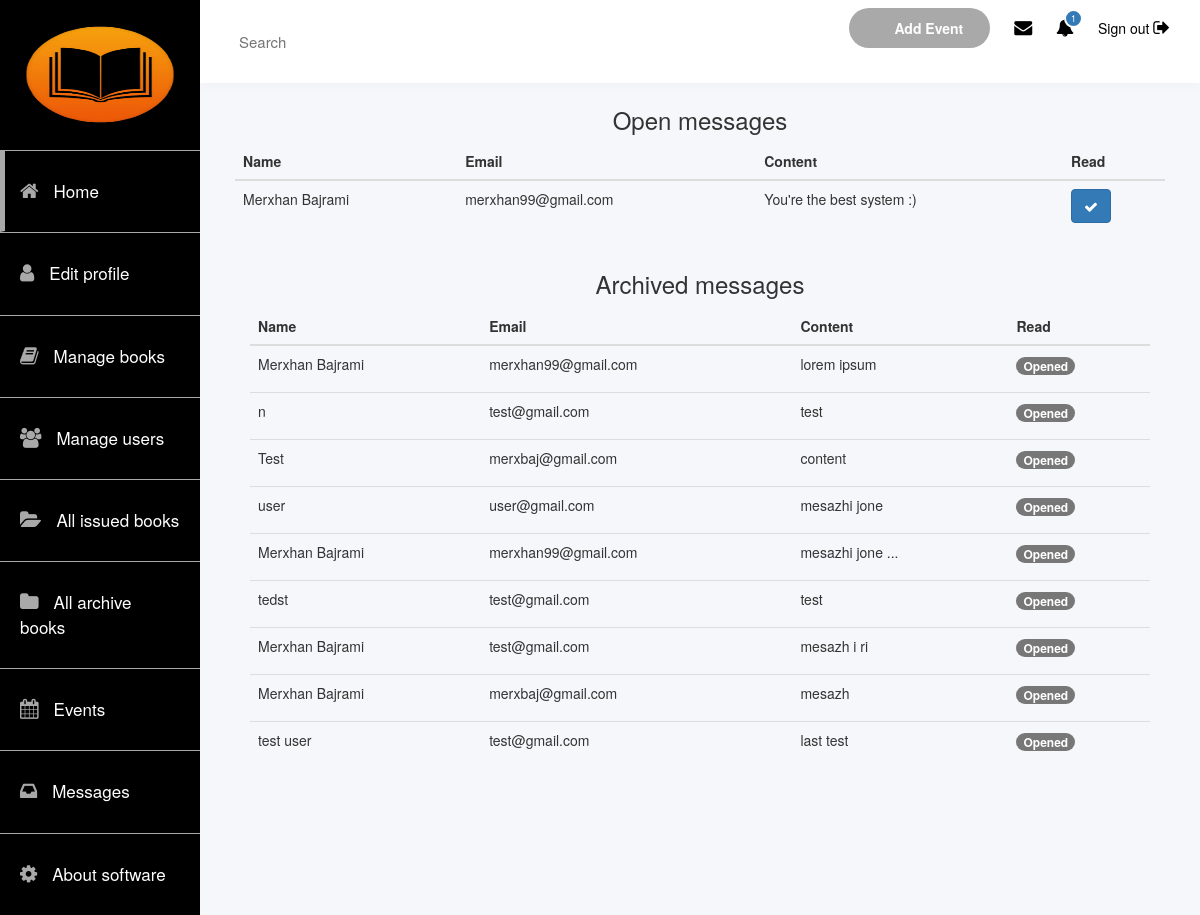
/library/messages/, run on the app's committed database.
### app/models.py (models this page shows, shortened)
class Message(models.Model):
    name = models.CharField(max_length=200)
    email = models.EmailField(max_length=200)
    content = models.CharField(max_length=2000)
    marked = models.BooleanField(default=False)

### app/views.py (the view)
# urls.py: path('messages/', views.message, name="messages"),
def message(request):
    unread = Message.objects.filter(marked=False).all()
    m = Message.objects.filter(marked=False).count()
    all = Message.objects.filter(marked=True).order_by("marked")
    user = User.objects.filter(username=request.session.get('username')).first()
    inbox = alert.objects.filter(user=user, is_read=False)
    context = {
        'unread': unread,
        'all': all,
        'length':m,
        'total_inbox':len(inbox),
    }
    return render(request, 'admin_messages.html', context=context)

### app/templates/admin_messages.html
{% extends 'admin.html' %}
{% block content %}
        <div class="user-dashboard">
                        <div class="row mb-5">
                            {% if unread %}
                            <h3 style="text-align: center;">Open messages</h3>
                            <div class="col-md-12 col-sm-12 col-xs-12 gutter">
                                <table class="table">
                                      <thead class="thead">
                                        <tr>
                                          <th scope="col">Name</th>
                                          <th scope="col">Email</th>
                                          <th scope="col">Content</th>
                                          <th scope="col">Read</th>
                                        </tr>
                                      </thead>
                                      <tbody>
                                      {% for m in unread %}
                                        <tr>
                                          <td>{{m.name}}</td>
                                          <td>{{m.email}}</td>
                                            <td><p >{{m.content}}</p></td>
                                            <td>
                                                {% if not m.marked %}
                                              <a href="{% url 'read_message' m.id %}" class="btn btn-primary">
                                                  <i class="fa fa-check"></i>
                                              </a>
                                              {% else %}
                                                <span class="badge bg-primary">Opened</span>
                                              {% endif %}
                                            </td>
                                        </tr>
                                      {% endfor %}
                                      </tbody>
                                    </table>
                            </div>
                            {% endif %}
                        </div>
                            <h3 style="text-align: center;" class="mt-4">Archived messages</h3>
                            <div class="col-md-12 col-sm-12 col-xs-12 gutter mt-4">
                                <table class="table">
                                      <thead class="thead">
                                        <tr>
                                          <th scope="col">Name</th>
                                          <th scope="col">Email</th>
                                          <th scope="col">Content</th>
                                           <th scope="col"> Read </th>
                                        </tr>
                                      </thead>
                                      <tbody>
                                      {% for m in all %}
                                        <tr>
                                          <td>{{m.name}}</td>
                                          <td>{{m.email}}</td>
                                          <td><p >{{m.content}}</p></td>
                                          <td>
                                              <span class="badge bg-primary">Opened</span>
                                          </td>
                                        </tr>
                                      {% endfor %}
                                      </tbody>
                                    </table>
                            </div>
        </div>
{% endblock %}

### app/static/css/admin.css (style rules this page uses)
a:focus,a:hover,a { outline:none; text-decoration: none; }
.home { background: #f6f7fa; }
.user-dashboard { padding: 0 20px; }

### data on the page
Message: name "Merxhan Bajrami", email "merxhan99@gmail.com", content "You're the best system :)", marked False (drawn)
Message: name "Merxhan Bajrami", email "merxhan99@gmail.com", content "lorem ipsum"
Message: name "n", email "test@gmail.com", content "test"
Message: name "Test", email "merxbaj@gmail.com", content "content"
Message: name "user", email "user@gmail.com", content "mesazhi jone"
Message: name "Merxhan Bajrami", email "merxhan99@gmail.com", content "mesazhi jone ..."
Message: name "tedst", email "test@gmail.com", content "test"
Message: name "Merxhan Bajrami", email "test@gmail.com", content "mesazh i ri"
Message: name "Merxhan Bajrami", email "merxbaj@gmail.com", content "mesazh"
Message: name "test user", email "test@gmail.com", content "last test"

### other printed values
{{ length }} "1"
